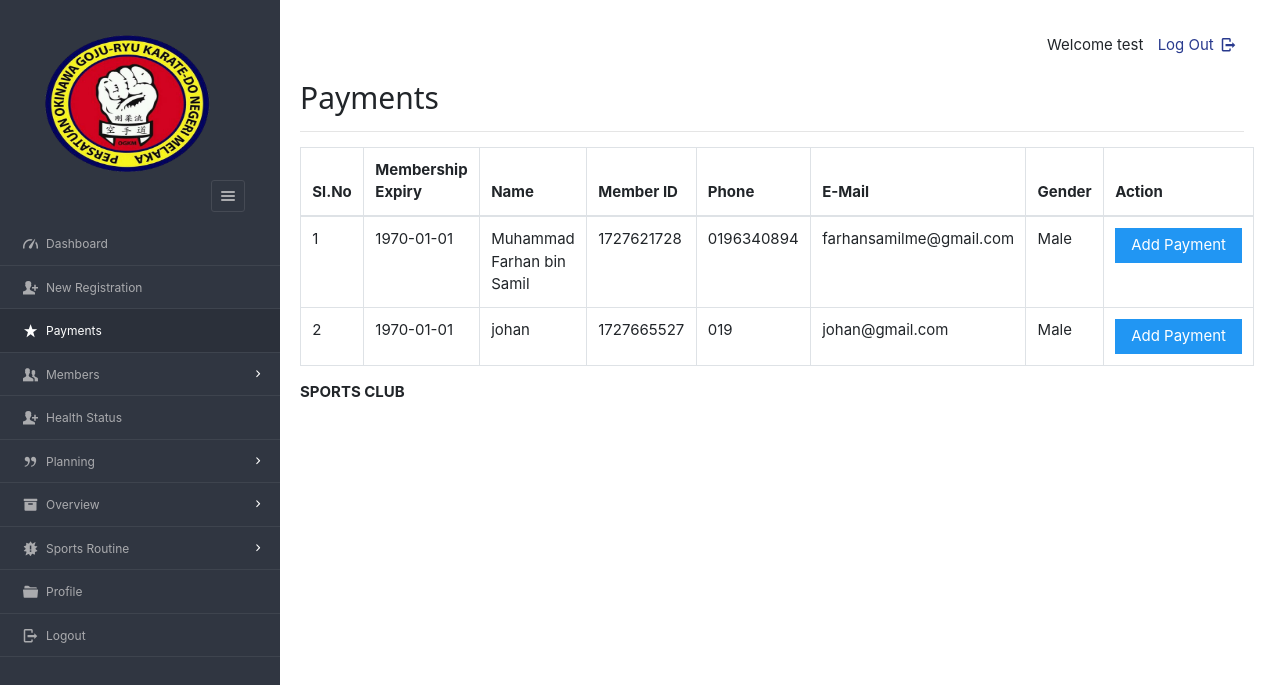
The app's page /dashboard/admin/payments.php (signed in) with its own data.
### tables this page shows
CREATE TABLE `users` (
  `userid` varchar(20) NOT NULL,
  `username` varchar(40) NOT NULL,
  `gender` varchar(8) NOT NULL,
  `mobile` varchar(20) NOT NULL,
  `email` varchar(200) NOT NULL,
  `dob` varchar(10) NOT NULL,
  `joining_date` varchar(10) NOT NULL
);

CREATE TABLE `enrolls_to` (
  `et_id` varchar(100) NOT NULL DEFAULT current_timestamp(),
  `planid` varchar(8) NOT NULL,
  `userid` varchar(20) NOT NULL,
  `paid_date` varchar(15) NOT NULL,
  `expire` varchar(15) NOT NULL,
  `renewal` varchar(15) NOT NULL
);

### dashboard/admin/payments.php (the view, shortened to what this page needs)
<?php
require '../../include/db_conn.php';
?>
<!DOCTYPE html>
<html lang="en">
<head>
    <link rel="stylesheet" href="../../css/style.css"  id="style-resource-5">
    <link rel="stylesheet" href="../../css/dashMain.css">
    <link rel="stylesheet" type="text/css" href="../../css/entypo.css">
    <link href="a1style.css" type="text/css" rel="stylesheet">
	<link rel="stylesheet" href="../../css/bootstrap.min.css">
</head>
      <body class="page-body  page-fade" onload="collapseSidebar()">
    	<div class="page-container sidebar-collapsed" id="navbarcollapse">
		<div class="sidebar-menu">
			<header class="logo-env">
					<div class="sidebar-collapse" onclick="collapseSidebar()">
				<a href="#" class="sidebar-collapse-icon with-animation">
					<i class="entypo-menu"></i>
				</a>
			</div>
			</header>
    		<?php include('nav.php'); ?>
    	</div>
    		<div class="main-content">
				<div class="row">
					<div class="col-md-6 col-sm-8 clearfix">
					</div>
					<div class="col-md-6 col-sm-4 clearfix hidden-xs">
						<ul class="list-inline links-list pull-right">
							<li>Welcome <?php echo $_SESSION['full_name']; ?>
							</li>
							<li>
								<a href="logout.php">
									Log Out <i class="entypo-logout right"></i>
								</a>
							</li>
						</ul>
					</div>
				</div>
		<h2>Payments</h2>
		<hr />
		<table class="table table-bordered">
			<thead>
				<tr>
					<th>Sl.No</th>
					<th>Membership Expiry</th>
					<th>Name</th>
					<th>Member ID</th>
					<th>Phone</th>
					<th>E-Mail</th>
					<th>Gender</th>
					<th>Action</th>
				</tr>
			</thead>
				<tbody>
				<?php
					$query  = "select * from enrolls_to where renewal='yes' ORDER BY expire";
					$result = mysqli_query($con, $query);
					$sno    = 1;
					if (mysqli_affected_rows($con) != 0) {
					    while ($row = mysqli_fetch_array($result, MYSQLI_ASSOC)) {
					        $uid   = $row['userid'];
					        $planid=$row['planid'];
					        $query1  = "select * from users WHERE userid='$uid'";
					        $result1 = mysqli_query($con, $query1);
					        if (mysqli_affected_rows($con) == 1) {
					            while ($row1 = mysqli_fetch_array($result1, MYSQLI_ASSOC)) {
					                 echo "<tr><td>".$sno."</td>";
					                echo "<td>" . $row['expire'] . "</td>";
					                echo "<td>" . $row1['username'] . "</td>";
					                echo "<td>" . $row1['userid'] . "</td>";
					                echo "<td>" . $row1['mobile'] . "</td>";
					                echo "<td>" . $row1['email'] . "</td>";
					                echo "<td>" . $row1['gender'] . "</td>";
					                $sno++;
					                echo "<td><form action='make_payments.php' method='post'><input type='hidden' name='userID' value='" . $uid . "'/>
					                <input type='hidden' name='planID' value='" . $planid . "'/><input type='submit' class='a1-btn a1-blue' value='Add Payment ' class='btn btn-info'/></form></td></tr>";
					                $uid = 0;
					            }
					        }
					    }
					}
					?>
				</tbody>
		</table>
			<?php include('footer.php'); ?>
    	</div>
    </body>
</html>

### css/style.css (style rules this page uses)
html { font-size: 62.5%; font-family: sans-serif; }
div { display: block; }
body { font-family: "Noto Sans", sans-serif, "Helvetica Neue", Helvetica, Arial, sans-serif; font-size: 12px; line-height: 1.428571429; display: block; margin: 0; }
*, *:before, *:after { box-sizing: border-box; }
a { text-decoration: none; background: transparent; }
img { vertical-align: middle; }
img { border: 0; }
.logo img { width: 220px; height: 200px; }
input, button, select, textarea { font-family: inherit; font-size: inherit; line-height: inherit; }
button, input { line-height: normal; }
button, input, select, textarea { font-family: inherit; font-size: 100%; margin: 0; }
input { background-color: white; cursor: text; padding: 1px; border-width: 2px; border-style: inset; border-color: initial; border-image: initial; }
input, textarea, select, button { text-rendering: auto; color: initial; letter-spacing: normal; word-spacing: normal; text-transform: none; text-indent: 0px; text-shadow: none; display: inline-block; text-align: start; margin: 0em; font: 400 13.3333px Arial; }
button, html input[type="button"], input[type="reset"], input[type="submit"] { cursor: pointer; }
a { color: #373e4a; text-decoration: none; }
a { background: transparent; }
a { color: #373e4a; }
.page-container { position: relative; padding-left: 280px; }
.page-container .sidebar-menu { position: absolute; width: 280px; top: 0; left: 0; bottom: 0; background: #303641; color: #aaabae; z-index: 1; min-height: 796px; box-sizing: border-box; }
.page-container .sidebar-menu .logo-env { width: 100%; padding: 35px; padding-bottom: 10px; box-sizing: border-box; }
.page-container .sidebar-menu .logo-env:before, .page-container .sidebar-menu .logo-env:after { content: " "; display: table; }
.page-container .sidebar-menu .logo-env > div { display: block; vertical-align: middle; white-space: nowrap; float: left; }
.page-container .sidebar-menu .logo-env > div > a { display: inline-block; color: #aaabae; }
.page-container .sidebar-menu .logo-env > div.sidebar-collapse, .page-container .sidebar-menu .logo-env > div.sidebar-mobile-menu { position: relative; float: right; }
.page-container .sidebar-menu .logo-env > div.sidebar-collapse a, .page-container .sidebar-menu .logo-env > div.sidebar-mobile-menu a { display: inline-block; border: 1px solid #454a54; text-align: center; padding: 0; line-height: 1; font-size: 20px; font-weight: 300; padding: 5px 2px; background-clip: padding-box; border-radius: 3px; transition: all 200ms ease-in-out; }
.page-container .sidebar-menu .logo-env .logo img { width: 180px; height: 150px; }
.page-container .sidebar-menu .logo-env:after { clear: both; }
ul, ol { margin-top: 0; margin-bottom: 8.5px; }
ul, menu, dir { display: block; list-style-type: disc; }
li { display: list-item; }
i, cite, em, var, address, dfn { font-style: italic; }

### css/entypo.css (style rules this page uses)
[class^="entypo-"]:before, [class*=" entypo-"]:before { font-family: "entypo"; font-style: normal; font-weight: normal; speak: none; display: inline-block; text-decoration: inherit; width: 1em; margin-right: .2em; text-align: center; font-variant: normal; text-transform: none; line-height: 1em; margin-left: .2em; }
.entypo-menu:before { content: '\e811'; }
.entypo-logout:before { content: '\e85d'; }

### records on screen
enrolls_to: expire "1970-01-01"
users: username "Muhammad Farhan bin Samil", userid "1727621728", mobile "0196340894", email "farhansamilme@gmail.com", gender "Male"
enrolls_to: expire "1970-01-01"
users: username "johan", userid "1727665527", mobile "019", email "johan@gmail.com", gender "Male"

### other values on screen
$_SESSION['full_name'] "test"
